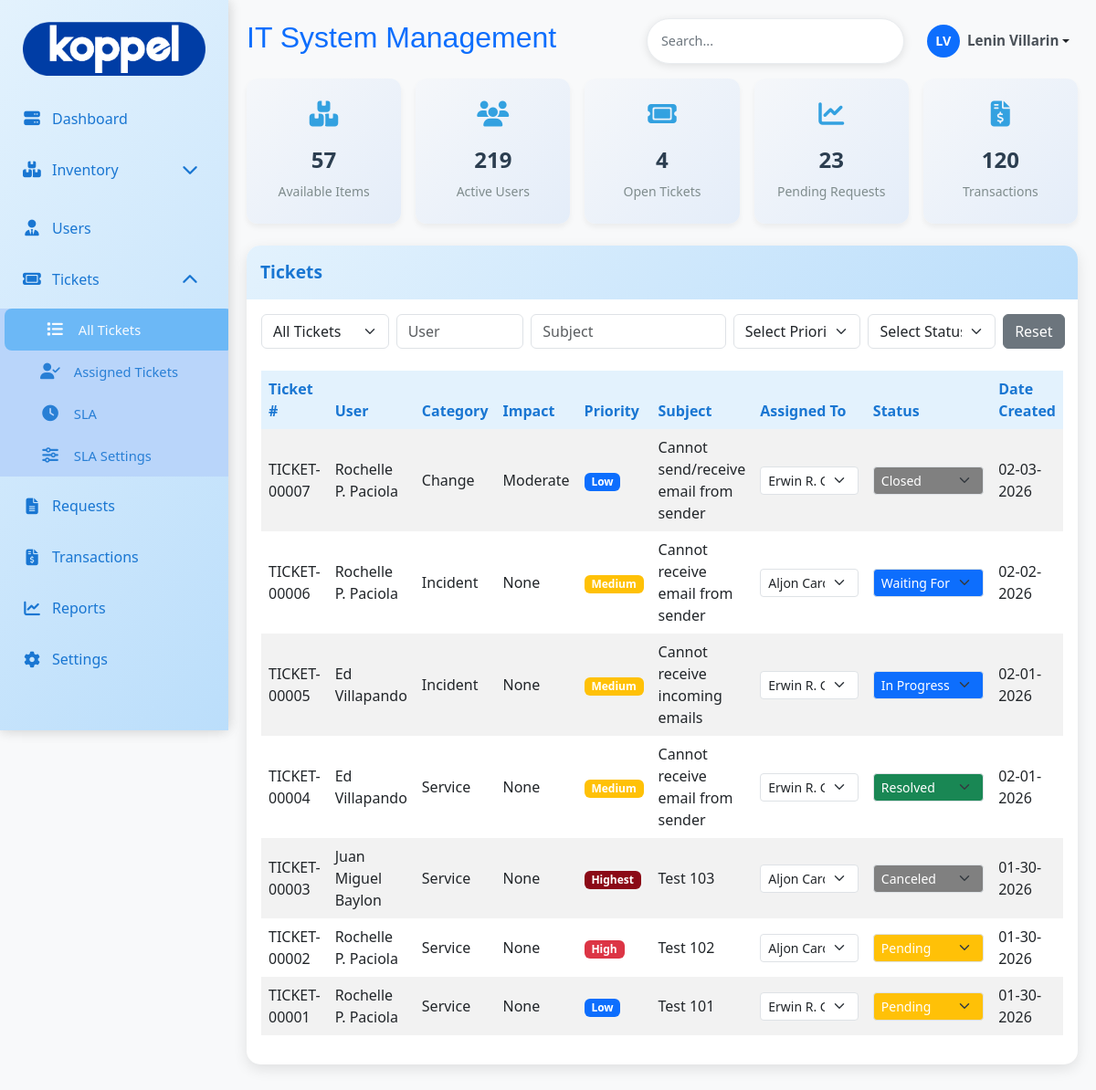
/admin/tickets.php (signed in), run on an earlier commit of the app's database.
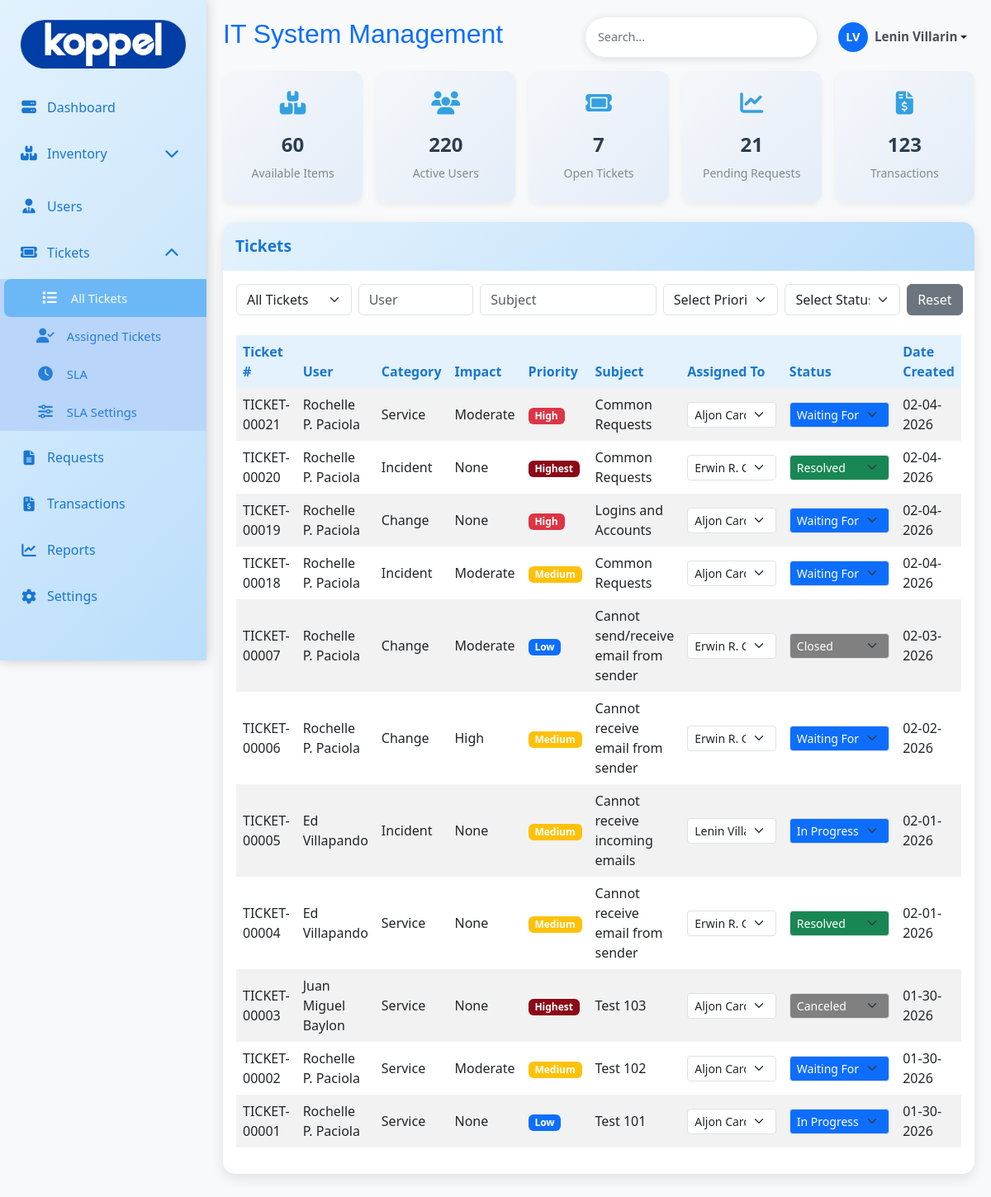
And on a later commit of the database.
### tables this page shows
CREATE TABLE `ticket_tb` (
  `ticket_id` int(11) NOT NULL,
  `ticket_number` varchar(20) DEFAULT NULL,
  `user_id` int(11) DEFAULT NULL,
  `fullname` varchar(100) DEFAULT NULL,
  `email` varchar(100) DEFAULT NULL,
  `company` varchar(100) DEFAULT NULL,
  `department` varchar(100) DEFAULT NULL,
  `priority` varchar(50) NOT NULL,
  `urgency` varchar(50) NOT NULL,
  `impact` varchar(70) NOT NULL,
  `ticket_category` varchar(20) DEFAULT NULL,
  `subject` varchar(255) DEFAULT NULL,
  `subject_details` varchar(200) DEFAULT NULL,
  `issue` text DEFAULT NULL,
  `status` varchar(20) DEFAULT 'open',
  `date_created` timestamp NOT NULL DEFAULT current_timestamp(),
  `assigned_to` int(11) NOT NULL
);

CREATE TABLE `user_tb` (
  `user_id` int(11) NOT NULL,
  `emp_id` varchar(50) NOT NULL,
  `fullname` varchar(150) NOT NULL,
  `position` varchar(100) NOT NULL,
  `email` varchar(150) DEFAULT NULL,
  `department` varchar(100) DEFAULT NULL,
  `company` varchar(50) NOT NULL,
  `area` varchar(150) NOT NULL,
  `user_type` varchar(30) NOT NULL,
  `date_hired` timestamp NOT NULL DEFAULT current_timestamp() ON UPDATE current_timestamp(),
  `date_resigned` varchar(100) DEFAULT NULL,
  `created_at` timestamp NOT NULL DEFAULT current_timestamp(),
  `password` varchar(255) DEFAULT NULL,
  `is_active` tinyint(1) NOT NULL DEFAULT 1
);

### admin/tickets.php (the view, shortened to what the rows shown need)
<?php
include 'db/db.php';
$adminId = $_SESSION['user_id'];
$admins = [];
$adminQuery = "
    SELECT user_id, fullname
    FROM user_tb
    WHERE user_type = 'admin'
    ORDER BY fullname ASC
";
$adminResult = $conn->query($adminQuery);
if ($adminResult && $adminResult->num_rows > 0) {
    while ($row = $adminResult->fetch_assoc()) {
        $admins[] = $row;
    }
}
$sql = "
SELECT
    t.*,
    u.fullname AS user_fullname,
    a.fullname AS assigned_admin
FROM ticket_tb t
LEFT JOIN user_tb u ON t.user_id = u.user_id
LEFT JOIN user_tb a
    ON t.assigned_to = a.user_id
    AND a.user_type = 'admin'
ORDER BY t.ticket_id DESC
";
$result = $conn->query($sql);
?>
<!DOCTYPE html>
<html lang="en">
<head>
<link href="https://cdn.jsdelivr.net/npm/bootstrap@5.3.0/dist/css/bootstrap.min.css" rel="stylesheet">
<link href="https://cdnjs.cloudflare.com/ajax/libs/font-awesome/6.4.0/css/all.min.css" rel="stylesheet">
<link href="asset/css/main.css" rel="stylesheet">
<link href="asset/css/menu.css" rel="stylesheet">
<link href="https://cdn.datatables.net/1.13.6/css/dataTables.bootstrap5.min.css" rel="stylesheet">
</head>
<body>
<div class="main-content" id="mainContent">
<?php include 'header.php'; ?>
<div class="card">
<div class="card-body table-responsive">
<br>
<table id="ticketsTable" class="table table-hover table-striped">
<thead>
<tr>
    <th>Ticket #</th>
    <th>User</th>
    <th>Category</th>
    <th>Impact</th>
    <th>Priority</th>
    <th>Subject</th>
    <th style="width: 135px;">Assigned To</th>
    <th style="width: 160px;">Status</th>
    <th>Date Created</th>
</tr>
</thead>
<tbody >
<?php while ($ticket = $result->fetch_assoc()): ?>
<tr
    data-ticket-id="<?= $ticket['ticket_id'] ?>"
    data-status="<?= strtolower($ticket['status']) ?>"
    data-assigned="<?= $ticket['assigned_to'] == $adminId ? 'yes' : 'no' ?>">
    <td><?= htmlspecialchars($ticket['ticket_number']) ?></td>
    <td><?= htmlspecialchars($ticket['user_fullname']) ?></td>
    <td><?= ucfirst($ticket['ticket_category']) ?></td>
    <td><?= ucfirst($ticket['impact']) ?></td>
    <td>
        <span class="badge badge-priority-<?= strtolower($ticket['priority']) ?>">
            <?= ucfirst($ticket['priority']) ?>
        </span>
    </td>
    <td><?= htmlspecialchars($ticket['subject']) ?></td>
<td onclick="event.stopPropagation();" style="width:135px;">
    <select class="form-select form-select-sm assign-admin
            <?= empty($ticket['assigned_to']) ? 'select-unassigned' : '' ?>"
            data-ticket-id="<?= $ticket['ticket_id'] ?>"
            data-current="<?= $ticket['assigned_to'] ?>">
        <?php foreach ($admins as $admin): ?>
            <option value="<?= $admin['user_id'] ?>"
                <?= ($ticket['assigned_to'] == $admin['user_id']) ? 'selected' : '' ?>>
                <?= htmlspecialchars($admin['fullname']) ?>
            </option>
        <?php endforeach; ?>
    </select>
</td>
<?php
$statusFlow = [
    'waiting for support' => ['waiting for support','waiting for customer','in progress','escalated','pending','canceled','resolved'],
    'pending' => ['pending','waiting for support','in progress','canceled','resolved'],
    'waiting for customer' => ['waiting for customer','waiting for support','escalated','canceled','resolved'],
    'in progress' => ['in progress','pending','canceled','resolved'],
    'escalated' => ['escalated','in progress'],
    'canceled' => ['canceled','closed', 'reopened'],
    'resolved' => ['resolved','closed', 'reopened'],
    'reopened' => ['reopened','waiting for support','waiting for customer','in progress','escalated','pending','canceled','resolved'],
    'closed' => ['closed']
];
$currentStatus = strtolower($ticket['status']);
$allowedStatuses = $statusFlow[$currentStatus] ?? [$currentStatus];
?>
<td class="status-cell" onclick="event.stopPropagation();" style="width:150px;">
    <select class="form-select form-select-sm status-select status-<?= str_replace(' ', '-', $currentStatus) ?>"
            data-ticket-id="<?= $ticket['ticket_id'] ?>"
            data-current="<?= $currentStatus ?>">
        <?php foreach ($allowedStatuses as $statusOption): ?>
            <option value="<?= $statusOption ?>" <?= $statusOption == $currentStatus ? 'selected' : '' ?>>
                <?= ucwords($statusOption) ?>
            </option>
        <?php endforeach; ?>
    </select>
</td>
    <td><?= date('m-d-Y', strtotime($ticket['date_created'])) ?></td>
</tr>
<?php endwhile; ?>
</tbody>
</table>
</div>
</div>
</div>
</body>
</html>

What changed in the data, as far as the page shows it:
added ticket_tb: ticket_number "TICKET-00021", user.fullname "Rochelle P. Paciola", ticket_category "Service", impact "Moderate", priority "High", subject "Common Requests", assigned_to+ticket_id "Aljon Cardeno", status+ticket_id "Waiting For Support", date_created "02-04-2026"
added ticket_tb: ticket_number "TICKET-00020", user.fullname "Rochelle P. Paciola", ticket_category "Incident", impact "None", priority "Highest", subject "Common Requests", assigned_to+ticket_id "Erwin R. Gallardo", status+ticket_id "Resolved", date_created "02-04-2026"
added ticket_tb: ticket_number "TICKET-00019", user.fullname "Rochelle P. Paciola", ticket_category "Change", impact "None", priority "High", subject "Logins and Accounts", assigned_to+ticket_id "Aljon Cardeno", status+ticket_id "Waiting For Customer", date_created "02-04-2026"
added ticket_tb: ticket_number "TICKET-00018", user.fullname "Rochelle P. Paciola", ticket_category "Incident", impact "Moderate", priority "Medium", subject "Common Requests", assigned_to+ticket_id "Aljon Cardeno", status+ticket_id "Waiting For Support", date_created "02-04-2026"
changed ticket_tb "TICKET-00006": ticket_category "Incident" → "Change"; impact "None" → "High"; assigned_to+ticket_id "Aljon Cardeno" → "Erwin R. Gallardo"
changed ticket_tb "TICKET-00005": assigned_to+ticket_id "Erwin R. Gallardo" → "Lenin Villarin"
changed ticket_tb "TICKET-00002": impact "None" → "Moderate"; priority "High" → "Medium"; status+ticket_id "Pending" → "Waiting For Support"
changed ticket_tb "TICKET-00001": assigned_to+ticket_id "Erwin R. Gallardo" → "Aljon Cardeno"; status+ticket_id "Pending" → "In Progress"
Also different on the page:
$itemCount: "57" → "60"
$userCount: "219" → "220"
$ticketCount: "4" → "7"
$requestCount: "23" → "21"
$transactionCount: "120" → "123"
